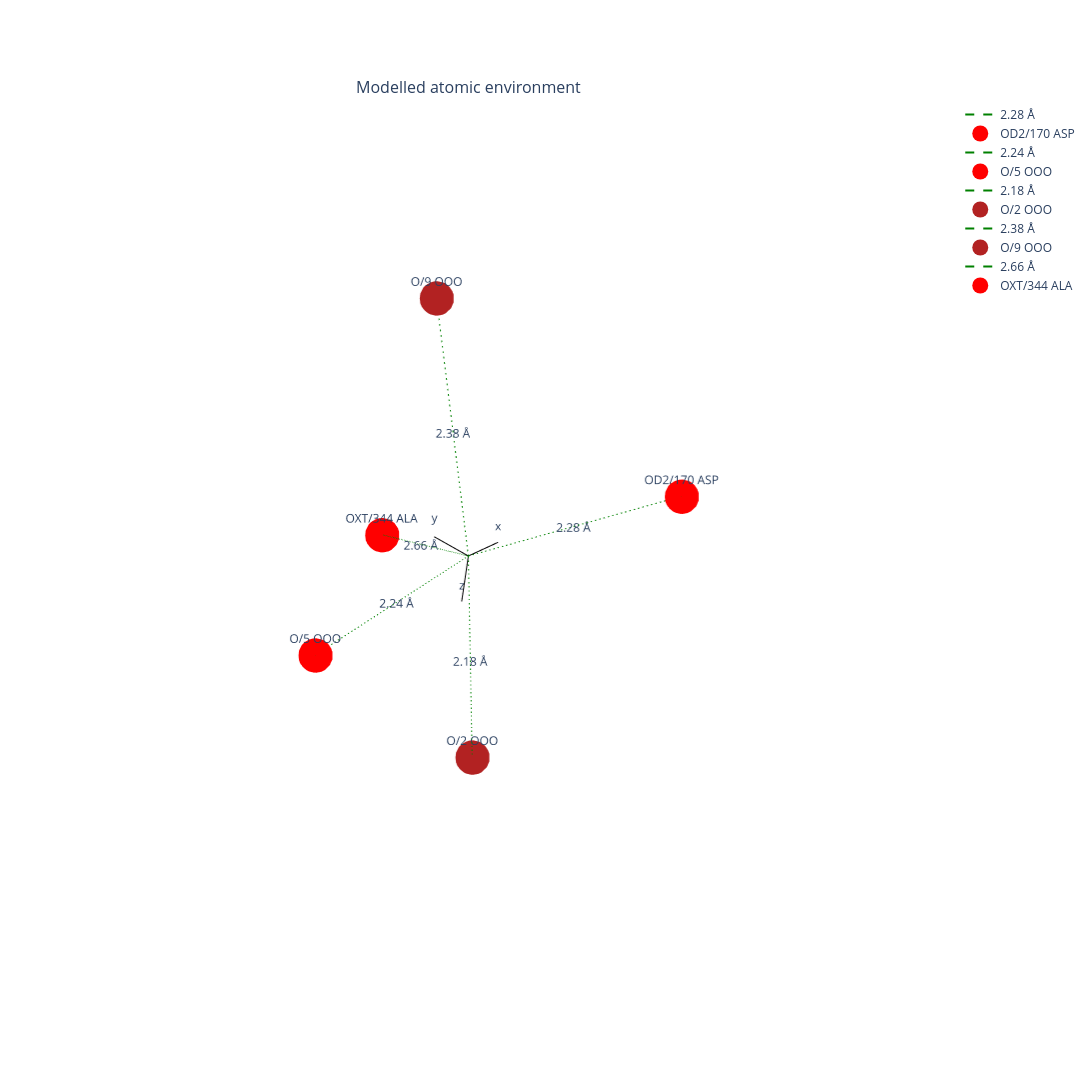

The cell this chart's notebook holds for it:
### Code cell
%matplotlib inline
filenames = []
##choose your target_atom here and its respective chain ID
target_atom_list = ["Mn_1"]
chain_id = ""
target_atom_radius = 2.7
##leave preferred_conformation blank if you want the program to automatically choose the conformation it deems most appropriate
preferred_conformation = 'B'
##we'll use this for the .edits file. Put your ideal bond length depending on your target atom
ideal_bond_distance  = "2.400"
ideal_bond_distance_sd = "0.100"
##set either true or false depending on if you want a display for bond lengths, atom names, equatorial angles, or axial angles on the graphs
##Display sets all atoms to blue when choosing equatorial display to true. All atoms are chosen to be red in any other case.
display_atom_names = False
display_bond_lengths = True
toggle_axial_angle_display = False
toggle_equatorial_angle_display = False
##Coordination geometries to compare to
hexagonal_bipyramidal = False
##Temporary way of setting your axial atoms manually. Unfortunately iPywidgets seems to not mesh properly with Plotly. To be worked on in another patch.
axial_atom1 = "O/9 OOO"
axial_atom2 = "O/2 OOO"
#Axial atoms will be colored a darker color than their equatorial counterparts

for target_atom in target_atom_list:
    
    dict_list = []
    
    target_atom_name = target_atom

    directory_in_str = '/Users/lbnl/Desktop/PSII_Mn_Mediumlight/1Refine_mediumlight_darkside' #replace this with the directory containing your pdb files
    
    directory = os.fsencode(directory_in_str)

    for file in sorted(os.listdir(directory)):
        filename = os.fsdecode(file)
        if filename.endswith(".pdb"):
            
            print(filename)
            
            filepath = directory_in_str+'/'+filename
            
            contact_atom_coordinates, center_coord, contact_atom_name, center_atom_name, center_atom_properties, contact_atom_bfactor = process_pdb(filepath,target_atom_name,chain_id)


            h_bonds = write_H_bonds(contact_atom_name,center_atom_name,contact_atom_coordinates,center_coord)
            interactive_plotter_3d(contact_atom_coordinates,center_coord)
            dict_list.append(h_bonds)
            filenames.append(filename)
            df = construct_dataframe(dict_list,filenames)
            ##plotter_3d(contact_atom_coordinates,center_coord)
            dict_list.append(h_bonds)
            filenames.append(filename)
            df = construct_dataframe(dict_list,filenames)
            print(center_atom_properties)
            bond_angles_func(contact_atom_coordinates,center_coord,contact_atom_name,center_atom_name)
    #df.to_excel('/Users/albertqiang/Desktop/Yano Lab Work/water_'+str(water_name)+'bond_network.xlsx') # replace this with your output directory

### Figure 1 — Plotly figure (JSON) as saved in the notebook; plotly's stock layout.template omitted (floating-point values rounded to 4 significant figures)
{"data": [{"hoverinfo": "skip", "line": {"color": "black"}, "mode": "lines+text", "scene": "scene", "showlegend": false, "text": [" ", "x"], "textposition": "top center", "type": "scatter3d", "x": [0, 0.5], "y": [0, 0], "z": [0, 0]}, {"hoverinfo": "skip", "line": {"color": "black"}, "mode": "lines+text", "scene": "scene", "showlegend": false, "text": [" ", "y"], "textposition": "top center", "type": "scatter3d", "x": [0, 0], "y": [0, 0.5], "z": [0, 0]}, {"hoverinfo": "skip", "line": {"color": "black"}, "mode": "lines+text", "scene": "scene", "showlegend": false, "text": [" ", "z"], "textposition": "top center", "type": "scatter3d", "x": [0, 0], "y": [0, 0], "z": [0, 0.5]}, {"hoverinfo": "skip", "line": {"color": "green", "dash": "dash"}, "mode": "lines", "name": "2.28 Å", "scene": "scene", "type": "scatter3d", "x": [0, 1.472], "y": [0, -1.531], "z": [0, -0.826]}, {"hoverinfo": "skip", "mode": "text", "scene": "scene", "showlegend": false, "text": "2.28 Å", "textposition": "middle center", "type": "scatter3d", "x": [0.736], "y": [-0.7655], "z": [-0.413]}, {"hoverinfo": "skip", "marker": {"color": "red", "size": 20, "symbol": "circle"}, "mode": "markers+text", "name": "OD2/170 ASP", "scene": "scene", "text": "OD2/170 ASP", "textposition": "top center", "type": "scatter3d", "x": [1.472], "y": [-1.531], "z": [-0.826]}, {"hoverinfo": "skip", "line": {"color": "green", "dash": "dash"}, "mode": "lines", "name": "2.24 Å", "scene": "scene", "type": "scatter3d", "x": [0, -2.23], "y": [0, -0.06401], "z": [0, 0.235]}, {"hoverinfo": "skip", "mode": "text", "scene": "scene", "showlegend": false, "text": "2.24 Å", "textposition": "middle center", "type": "scatter3d", "x": [-1.115], "y": [-0.03201], "z": [0.1175]}, {"hoverinfo": "skip", "marker": {"color": "red", "size": 20, "symbol": "circle"}, "mode": "markers+text", "name": "O/5 OOO", "scene": "scene", "text": "O/5 OOO", "textposition": "top center", "type": "scatter3d", "x": [-2.23], "y": [-0.06401], "z": [0.235]}, {"hoverinfo": "skip", "line": {"color": "green", "dash": "dash"}, "mode": "lines", "name": "2.18 Å", "scene": "scene", "type": "scatter3d", "x": [0, -0.021], "y": [0, -0.494], "z": [0, 2.119]}, {"hoverinfo": "skip", "mode": "text", "scene": "scene", "showlegend": false, "text": "2.18 Å", "textposition": "middle center", "type": "scatter3d", "x": [-0.0105], "y": [-0.247], "z": [1.06]}, {"hoverinfo": "skip", "marker": {"color": "firebrick", "size": 20, "symbol": "circle"}, "mode": "markers+text", "name": "O/2 OOO", "scene": "scene", "text": "O/2 OOO", "textposition": "top center", "type": "scatter3d", "x": [-0.021], "y": [-0.494], "z": [2.119]}, {"hoverinfo": "skip", "line": {"color": "green", "dash": "dash"}, "mode": "lines", "name": "2.38 Å", "scene": "scene", "type": "scatter3d", "x": [0, -0.08099], "y": [0, 0.792], "z": [0, -2.239]}, {"hoverinfo": "skip", "mode": "text", "scene": "scene", "showlegend": false, "text": "2.38 Å", "textposition": "middle center", "type": "scatter3d", "x": [-0.0405], "y": [0.396], "z": [-1.119]}, {"hoverinfo": "skip", "marker": {"color": "firebrick", "size": 20, "symbol": "circle"}, "mode": "markers+text", "name": "O/9 OOO", "scene": "scene", "text": "O/9 OOO", "textposition": "top center", "type": "scatter3d", "x": [-0.08099], "y": [0.792], "z": [-2.239]}, {"hoverinfo": "skip", "line": {"color": "green", "dash": "dash"}, "mode": "lines", "name": "2.66 Å", "scene": "scene", "type": "scatter3d", "x": [0, 1.056], "y": [0, 2.237], "z": [0, 0.985]}, {"hoverinfo": "skip", "mode": "text", "scene": "scene", "showlegend": false, "text": "2.66 Å", "textposition": "middle center", "type": "scatter3d", "x": [0.528], "y": [1.118], "z": [0.4925]}, {"hoverinfo": "skip", "marker": {"color": "red", "size": 20, "symbol": "circle"}, "mode": "markers+text", "name": "OXT/344 ALA", "scene": "scene", "text": "OXT/344 ALA", "textposition": "top center", "type": "scatter3d", "x": [1.056], "y": [2.237], "z": [0.985]}], "layout": {"annotations": [{"font": {"size": 16}, "showarrow": false, "text": "Modelled atomic environment", "x": 0.45, "xanchor": "center", "xref": "paper", "y": 1, "yanchor": "bottom", "yref": "paper"}, {"font": {"size": 16}, "showarrow": false, "text": " ", "x": 1, "xanchor": "center", "xref": "paper", "y": 1, "yanchor": "bottom", "yref": "paper"}], "dragmode": "zoom", "height": 1250, "hovermode": "closest", "scene": {"aspectmode": "auto", "aspectratio": {"x": 0.9415, "y": 0.9583, "z": 1.108}, "camera": {"center": {"x": 1.11e-16, "y": 2.22e-16, "z": -1.11e-16}, "eye": {"x": 1.188, "y": 0.9123, "z": 0.8667}, "projection": {"type": "perspective"}, "up": {"x": -0.3043, "y": -0.4174, "z": 0.8563}}, "domain": {"x": [0, 0.9], "y": [0, 1]}, "dragmode": "orbit", "xaxis": {"range": [3.24, -3.24], "showbackground": false, "showgrid": false, "showline": false, "showspikes": false, "showticklabels": false, "title": {"text": " "}, "type": "linear", "zeroline": false}, "yaxis": {"range": [3.24, -3.24], "showbackground": false, "showgrid": false, "showline": false, "showspikes": false, "showticklabels": false, "title": {"text": " "}, "type": "linear", "zeroline": false}, "zaxis": {"range": [3.24, -3.24], "showbackground": false, "showgrid": false, "showline": false, "showspikes": false, "showticklabels": false, "title": {"text": " "}, "type": "linear", "zeroline": false}}, "scene2": {"camera": {"eye": {"x": 1.5, "y": 1.5, "z": 1.5}}, "domain": {"x": [1, 1], "y": [0, 1]}, "xaxis": {"visible": false}, "yaxis": {"visible": false}, "zaxis": {"visible": false}}, "width": 1250}}
